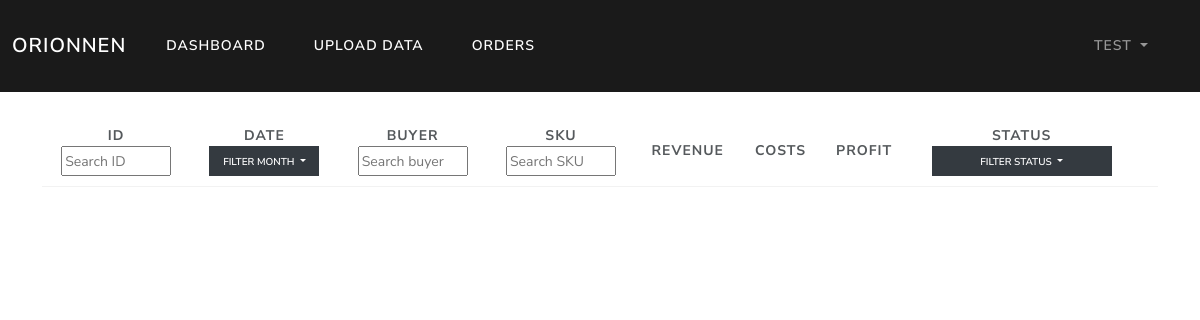
/orders/month_03 (signed in), run on an earlier commit of the app's database.
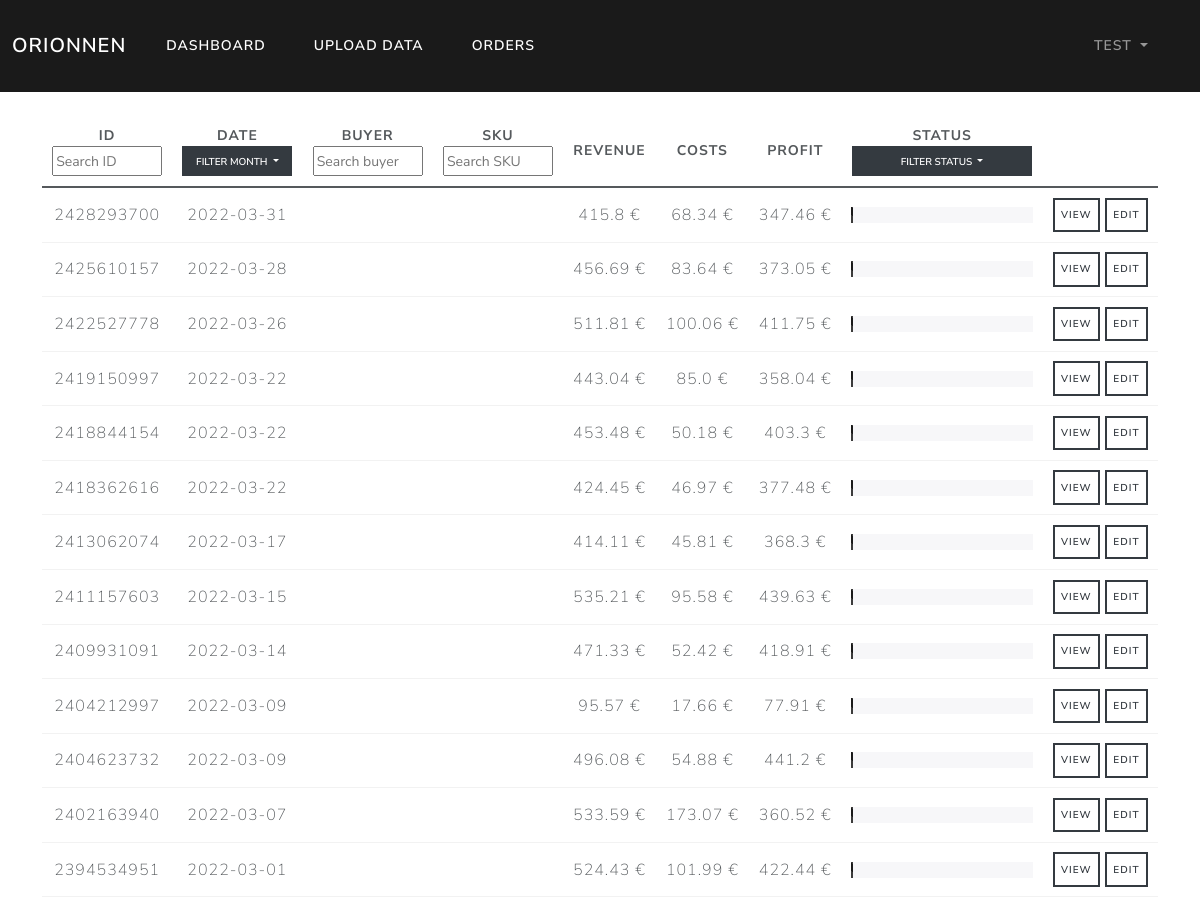
And on a later commit of the database.
### orionnen/models.py (models this page shows)
class Order(db.Model):
    id = db.Column(db.Integer, primary_key=True)
    user_id = db.Column(db.Integer, db.ForeignKey('user.id'), nullable=False)
    order_id = db.Column(db.Integer, unique=True, nullable=False)
    sku = db.Column(db.String(20), default='Not Specified')
    buyer = db.Column(db.String(20), default='Not Specified')
    date = db.Column(db.Date, nullable=False)
    note = db.Column(db.String(20), default='No Note')
    status = db.Column(db.String(20), default='Ordered')
    revenue = db.Column(db.Float, default=0)
    refund = db.Column(db.Float, default=0)
    net_revenue = db.Column(db.Float, default=0)
    proc_fee = db.Column(db.Float, default=0)
    cred_proc_fee = db.Column(db.Float, default=0)
    net_proc_fee = db.Column(db.Float, default=0)
    trans_trans_fee = db.Column(db.Float, default=0)
    cred_trans_trans_fee = db.Column(db.Float, default=0)
    ship_trans_fee = db.Column(db.Float, default=0)
    cred_ship_trans_fee = db.Column(db.Float, default=0)
    ad_fee = db.Column(db.Float, default=0)
    cred_ad_fee = db.Column(db.Float, default=0)
    net_ad_fee = db.Column(db.Float, default=0)
    vat_ad = db.Column(db.Float, default=0)
    cred_vat_ad = db.Column(db.Float, default=0)
    vat_proc_fee = db.Column(db.Float, default=0)
    cred_vat_proc_fee = db.Column(db.Float, default=0)
    vat_trans = db.Column(db.Float, default=0)
    cred_vat_trans = db.Column(db.Float, default=0)
    vat_ship_trans = db.Column(db.Float, default=0)
    cred_vat_ship_trans = db.Column(db.Float, default=0)
    tax = db.Column(db.Float, default=0)
    cred_tax = db.Column(db.Float, default=0)
    net_tax = db.Column(db.Float, default=0)
    trans_fee = db.Column(db.Float, default=0)
    cred_trans_fee = db.Column(db.Float, default=0)
    net_trans_fee = db.Column(db.Float, default=0)
    vat = db.Column(db.Float, default=0)
    cred_vat = db.Column(db.Float, default=0)
    net_vat = db.Column(db.Float, default=0)
    etsy_costs = db.Column(db.Float, default=0)
    prod_costs = db.Column(db.Float, default=0)
    ship_costs = db.Column(db.Float, default=0)
    undef_costs = db.Column(db.Float, default=0)
    other_costs = db.Column(db.Float, default=0)
    costs = db.Column(db.Float, default=0)
    profit = db.Column(db.Float, default=0)

### orionnen/routes.py (the view)
@app.route('/orders/month_<month>', methods=['GET', 'POST'])
@login_required
def show_filtered_orders(month):
    orders = db.session.query(Order).filter(Order.date.between(f'2022-{month}-01', f'2022-{month}-31')).filter_by(author=current_user).order_by(Order.date.desc())
    return render_template("orders.html", orders=orders, month=month)

### orionnen/models.py (called while the page is built)
@login_manager.user_loader
def load_user(user_id):
    return User.query.get(int(user_id))

### orionnen/templates/orders.html (shortened to what this page needs)
{% extends "base.html" %}
{% block content %}
    <table id="Orders" class="table table-hover">
        <tr class="header">
          <th>
              ID<br>
              <input type="text" id="ID" onkeyup="filter_ID()" placeholder="Search ID" style="width: 110px; height: 30px;">
          </th>
          <th>
              Date<br>
              <div class="dropdown">
                    <button class="btn btn-dark btn-sm dropdown-toggle" type="button" id="dropdownMenuButton1" data-bs-toggle="dropdown" aria-expanded="false" style="width: 110px; height: 30px;">
                        Filter month
                    </button>
              </div>
          </th>
          <th>
              Buyer<br>
              <input type="text" id="Buyer" onkeyup="filter_buyer()" placeholder="Search buyer" style="width: 110px; height: 30px;">
          </th>
          <th>
              SKU<br>
              <input type="text" id="SKU" onkeyup="filter_SKU()" placeholder="Search SKU" style="width: 110px; height: 30px;">
          </th>
          <th>Revenue</th>
          <th>Costs</th>
          <th>Profit</th>
          <th>
              Status
              <div class="dropdown">
                    <button class="btn btn-dark btn-sm dropdown-toggle" style="width: 180px; height: 30px;";" type="button" id="dropdownMenuButton1" data-bs-toggle="dropdown" aria-expanded="false">
                        Filter status
                    </button>
                </div>
          </th>
          <th></th>
        </tr>
      <tbody>
        {% for order in orders %}
            <tr>
                <td style="text-align:center; vertical-align:middle">{{ order.order_id }}</td>
                <td style="text-align:center; vertical-align:middle">{{ order.date }}</td>
                <td style="text-align:center; vertical-align:middle">{{ order.buyer }}</td>
                <td style="text-align:center; vertical-align:middle">{{ order.sku }}</td>
                <td style="text-align:center; vertical-align:middle">{{ order.net_revenue }} €</td>
                <td style="text-align:center; vertical-align:middle">{{ order.costs }} €</td>
                <td style="text-align:center; vertical-align:middle">{{ order.profit }} €</td>
                <td style="text-align:center; vertical-align:middle">
                    <div class="progress">
                    </div>
                </td>
                <td align="center"><a class="btn btn-outline-dark btn-sm" href="{{ url_for('view_order', order_id=order.order_id) }}">View</a> <a class="btn btn-outline-dark btn-sm" href="{{ url_for('edit_order', order_id=order.order_id) }}">Edit</a></td>
            </tr>
        {% endfor %}
      </tbody>
    </table>
{% endblock %}

What changed in the data, as far as the page shows it:
added Order: order_id "2428293700", date "2022-03-31", net_revenue "415.8", costs "68.34", profit "347.46"
added Order: order_id "2425610157", date "2022-03-28", net_revenue "456.69", costs "83.64", profit "373.05"
added Order: order_id "2422527778", date "2022-03-26", net_revenue "511.81", costs "100.06", profit "411.75"
added Order: order_id "2419150997", date "2022-03-22", net_revenue "443.04", costs "85.0", profit "358.04"
added Order: order_id "2418844154", date "2022-03-22", net_revenue "453.48", costs "50.18", profit "403.3"
added Order: order_id "2418362616", date "2022-03-22", net_revenue "424.45", costs "46.97", profit "377.48"
added Order: order_id "2413062074", date "2022-03-17", net_revenue "414.11", costs "45.81", profit "368.3"
added Order: order_id "2411157603", date "2022-03-15", net_revenue "535.21", costs "95.58", profit "439.63"
added Order: order_id "2409931091", date "2022-03-14", net_revenue "471.33", costs "52.42", profit "418.91"
added Order: order_id "2404212997", date "2022-03-09", net_revenue "95.57", costs "17.66", profit "77.91"
added Order: order_id "2404623732", date "2022-03-09", net_revenue "496.08", costs "54.88", profit "441.2"
added Order: order_id "2402163940", date "2022-03-07", net_revenue "533.59", costs "173.07", profit "360.52"
added Order: order_id "2394534951", date "2022-03-01", net_revenue "524.43", costs "101.99", profit "422.44"
